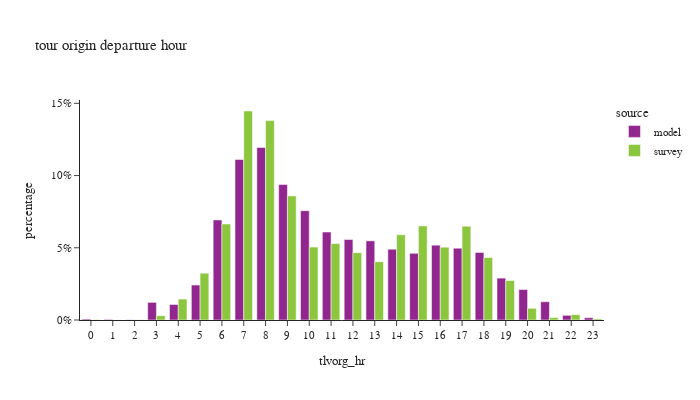

Notebook code cell kept with this figure:
### Code cell
df_plot = df_tour.groupby(['tlvorg_hr','source'])['toexpfac'].agg(sample_count='size', toexpfac='sum').reset_index()
df_plot['percentage'] = df_plot.groupby(['source'], group_keys=False)['toexpfac']. \
    apply(lambda x: x / float(x.sum()))

fig = px.bar(df_plot, x="tlvorg_hr", y="percentage", color="source",
             barmode="group",title="tour origin departure hour",
             hover_data=['toexpfac','sample_count'])
fig.update_layout(height=400, width=700, font=dict(size=11),
                  xaxis = dict(dtick = 1, categoryorder='category ascending'),
                  yaxis=dict(tickformat=".0%"))
fig.show()

### Figure 1 — Plotly figure (JSON) as saved in the notebook; plotly's stock layout.template omitted (floating-point values rounded to 4 significant figures)
{"data": [{"alignmentgroup": "True", "customdata": [[3671.0, 3671.0], [2445.0, 2445.0], [922.0, 922.0], [70220.0, 70220.0], [61830.0, 61830.0], [139300.0, 139300.0], [398800.0, 398800.0], [639800.0, 639800.0], [687700.0, 687700.0], [539800.0, 539800.0], [435700.0, 435700.0], [350600.0, 350600.0], [320800.0, 320800.0], [315500.0, 315500.0], [282100.0, 282100.0], [265800.0, 265800.0], [298200.0, 298200.0], [286100.0, 286100.0], [269100.0, 269100.0], [166800.0, 166800.0], [121500.0, 121500.0], [72710.0, 72710.0], [18570.0, 18570.0], [9070.0, 9070.0]], "hovertemplate": "source=model<br>tlvorg_hr=%{x}<br>percentage=%{y}<br>toexpfac=%{customdata[0]}<br>sample_count=%{customdata[1]}<extra></extra>", "legendgroup": "model", "marker": {"color": "#91268F", "pattern": {"shape": ""}}, "name": "model", "offsetgroup": "model", "orientation": "v", "showlegend": true, "textposition": "auto", "type": "bar", "x": [0, 1, 2, 3, 4, 5, 6, 7, 8, 9, 10, 11, 12, 13, 14, 15, 16, 17, 18, 19, 20, 21, 22, 23], "xaxis": "x", "y": [0.0006376, 0.0004247, 0.0001601, 0.0122, 0.01074, 0.02419, 0.06927, 0.1111, 0.1194, 0.09376, 0.07569, 0.06089, 0.05573, 0.0548, 0.049, 0.04617, 0.05179, 0.0497, 0.04674, 0.02898, 0.0211, 0.01263, 0.003225, 0.001575], "yaxis": "y"}, {"alignmentgroup": "True", "customdata": [[813.0, 3.0], [343.5, 2.0], [618.0, 3.0], [14930.0, 25.0], [73100.0, 78.0], [163600.0, 191.0], [335700.0, 553.0], [730800.0, 1232.0], [697200.0, 1310.0], [433900.0, 873.0], [255000.0, 740.0], [267200.0, 625.0], [235300.0, 650.0], [203700.0, 564.0], [298200.0, 602.0], [329100.0, 629.0], [254600.0, 576.0], [328100.0, 738.0], [218200.0, 539.0], [138000.0, 361.0], [40880.0, 149.0], [8590.0, 72.0], [18860.0, 32.0], [4010.0, 10.0]], "hovertemplate": "source=survey<br>tlvorg_hr=%{x}<br>percentage=%{y}<br>toexpfac=%{customdata[0]}<br>sample_count=%{customdata[1]}<extra></extra>", "legendgroup": "survey", "marker": {"color": "#8CC63E", "pattern": {"shape": ""}}, "name": "survey", "offsetgroup": "survey", "orientation": "v", "showlegend": true, "textposition": "auto", "type": "bar", "x": [0, 1, 2, 3, 4, 5, 6, 7, 8, 9, 10, 11, 12, 13, 14, 15, 16, 17, 18, 19, 20, 21, 22, 23], "xaxis": "x", "y": [0.000161, 6.8e-05, 0.0001224, 0.002956, 0.01447, 0.0324, 0.06646, 0.1447, 0.138, 0.08592, 0.05049, 0.0529, 0.04659, 0.04033, 0.05903, 0.06515, 0.0504, 0.06496, 0.04321, 0.02732, 0.008095, 0.001701, 0.003733, 0.000794], "yaxis": "y"}], "layout": {"barmode": "group", "font": {"size": 11}, "height": 400, "legend": {"title": {"text": "source"}, "tracegroupgap": 0}, "title": {"text": "tour origin departure hour"}, "width": 700, "xaxis": {"anchor": "y", "categoryorder": "category ascending", "domain": [0.0, 1.0], "dtick": 1, "title": {"text": "tlvorg_hr"}}, "yaxis": {"anchor": "x", "domain": [0.0, 1.0], "tickformat": ".0%", "title": {"text": "percentage"}}}}
